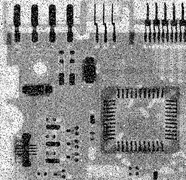
%> input picture CS6680 - Computer Vision/Assignment-3/Circuit.jpg, 186 x 180 px, shrunk from 455 x 440 before the run
$ octave script.m   (GNU Octave 9; MATLAB toolbox functions it lacks are replaced by stand-ins)
%> lines starting %> are read from the running program, lines starting %| are printed output that depends on the picture
### CS6680 - Computer Vision/Assignment-3/AverageFiltering.m
function [filteredIm] = AverageFiltering (im, mask)

    [a,b] = size(mask);
    if(issymmetric(mask) == 0 || mod(a,2) == 0 || mod(b,2) == 0 || a ~= b)
        error('Incorrect mask');
    end

    sumMask = sum(mask(:));
    halfMask = floor(a/2);
    [row,col] = size(im);
    filteredIm = uint8(zeros(row, col));
    im = padarray(im,[halfMask halfMask]);

    x = 1;
    for i = (halfMask+1):(row+halfMask)
        y = 1;
        for j = (halfMask+1):(col+halfMask)
            total = 0;
            total = uint32(total);
            p = 1;
            for k = i-halfMask:halfMask+i
                q = 1;
                for l = j-halfMask:j+halfMask
                    total = total + uint32((im(k,l) * mask(p, q)));
                    q = q + 1;
                end
                p = p + 1;
            end
            filteredIm(x,y) = total / sumMask;
            y = y + 1;
        end
        x = x + 1;
    end
end

### CS6680 - Computer Vision/Assignment-3/MedianFiltering.m
function [filteredIm] = MedianFiltering(im, mask)
    [row,col] = size(im);
    [a,b] = size(mask);
    if(issymmetric(mask) == 0 || mod(a,2) == 0 || mod(b,2) == 0 || a ~= b)
        error('Incorrect mask');
    end
    halfMask = floor(size(mask,2) / 2);
    paddedIm = uint8(padarray(im, [halfMask halfMask]));
    filteredIm = zeros(size(im));
    for i=1:row
        for j=1:col
           p = i:i+halfMask+halfMask;
           q = j:j+halfMask+halfMask;
           temp = paddedIm(p,q);
           reshaped = reshape(temp,numel(temp),1);
           mask = reshape(mask, numel(mask),1);
           index = 0;
           op = zeros(1, sum(mask));
           for r=1:numel(reshaped)
                for l=1:mask(r)
                   index = index + 1;
                   op(1, index) = reshaped(r);
                end
           end
           filteredIm(i,j) = median(op);
        end
    end
    filteredIm = uint8(filteredIm);
end

### CS6680 - Computer Vision/Assignment-3/script.m
% %%%%%%%%%%%%% ------ Problem I 1 ------ %%%%%%%%%%%%
originalCircuit = imread('Circuit.jpg');
%> originalCircuit is the input picture: size 180x186 uint8; min 0, max 255, mean 144.3
weightedFilter = [1 2 1; 2 1 2; 1 2 1];
standardFilter = [1 1 1 1 1;
            1 1 1 1 1;
            1 1 1 1 1;
            1 1 1 1 1;
            1 1 1 1 1];
weightedFilteredImage = AverageFiltering(originalCircuit, weightedFilter);
%> after the loop in AverageFiltering, `for i = (halfMask+1):(row+halfMask)`:
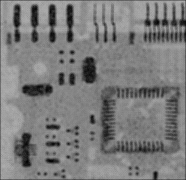
%> filteredIm: size 180x186 uint8; min 4, max 175, mean 123.7
%> after the loop in AverageFiltering, `for i = (halfMask+1):(row+halfMask)`: x = 181
standardFilteredImage = AverageFiltering(originalCircuit, standardFilter);
figure,
subplot(1,3,1), imshow(originalCircuit), title('Original Image');
subplot(1,3,2), imshow(weightedFilteredImage), title('Average Filtered Image');
subplot(1,3,3), imshow(standardFilteredImage), title('Weighted Filtered Image');
pause;

%%%%%%%%%%%%% ------ Problem I 2 ------ %%%%%%%%%%%%
weightedMedianFIilter = [1 2 1; 2 4 2; 1 2 1];
standardMedianFilter = [1 1 1 1 1;
            1 1 1 1 1;
            1 1 1 1 1;
            1 1 1 1 1;
            1 1 1 1 1];
figure,
subplot(1,3,1), imshow(originalCircuit), title('Original Image');
subplot(1,3,2), imshow(MedianFiltering(originalCircuit, standardMedianFilter)), title('Standard Median Filtered Image');
%> after the loop in MedianFiltering, `for i=1:row`:
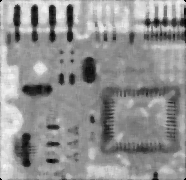
%> filteredIm: size 180x186 double; min 0, max 246, mean 145.7
%> after the loop in MedianFiltering, `for i=1:row`: mask = 25 values from 1 to 1; op = 25 values, max 177 at index 3, min 0 at index 4, mean 55.72
subplot(1,3,3), imshow(MedianFiltering(originalCircuit, weightedMedianFIilter)), title('Weighted Median Filtered Image');
%> call 2 of MedianFiltering, with mask = [1 2 1; 2 4 2; 1 2 1]
%> after the loop in MedianFiltering (call 2), `for i=1:row`:
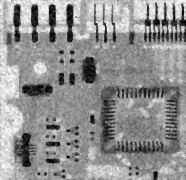
%> filteredIm: size 180x186 double; min 0, max 252, mean 144.8
%> after the loop in MedianFiltering (call 2), `for i=1:row`: mask = [1; 2; 1; 2; 4; 2; 1; 2; 1]; op = [156 170 170 0 140 140 159 159 159 159 0 0 0 0 0 0]
pause;

% %%%%%%%%%%%%% ------ Problem I 3 ------ %%%%%%%%%%%%
strong = [1 1 1; 1 -8 1; 1 1 1];
Moon = imread('Moon.jpg');
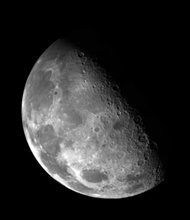
%> input picture CS6680 - Computer Vision/Assignment-3/Moon.jpg, 190 x 220 px, shrunk from 464 x 538 before the run
%> Moon is the input picture: size 220x190 uint8; min 0, max 255, mean 42.6
MoonDouble = double(Moon);
MoonFiltered = imfilter(MoonDouble, strong);
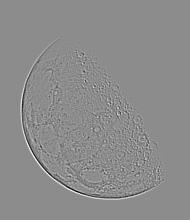
%> MoonFiltered: size 220x190 double; min -632, max 518, mean 0; drawn with min black and max white
MoonEnhanced = MoonDouble - MoonFiltered;
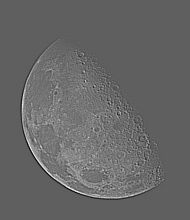
%> MoonEnhanced: size 220x190 double; min -512, max 860, mean 42.6; drawn with min black and max white
MoonEnhanced = uint8(MoonEnhanced);
%> MoonEnhanced: size 220x190 uint8
figure,
subplot(2,2,1), imshow(Moon), title('Original Image');
subplot(2,2,2), imshow(uint8(MoonFiltered)), title('Filtered Image');
%> after `imshow(uint8(MoonFiltered))`:
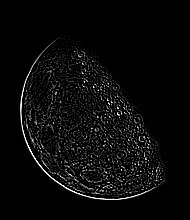
%> displayed picture: size 220x190, on the screen's scale of 0 to 255; min 0, max 255, mean 10.4
subplot(2,2,3), imshow(MoonFiltered,[]), title('Scaled Filtered Image');
subplot(2,2,4), imshow(MoonEnhanced), title('Enhanced Image');
pause;

%%%%%%%%%%%%% ------ Problem II 1 ------ %%%%%%%%%%%%
%> (the run ends here)
